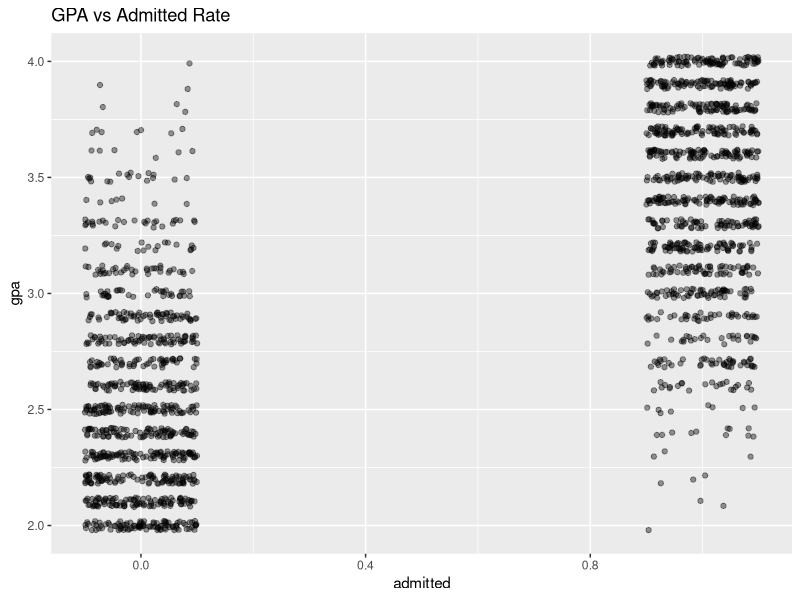

The R source for this figure:
#9.	Make use of logistic regression to model the probability of admission based on GPA, and what insights can be drawn from the model summary regarding the significance and strength of GPA as a predictor of admission likelihood?

library(ggplot2)

admission_data<-read.csv("admissions.csv")
head(admission_data)

model<-glm(admitted~gpa,data = admission_data, family = "binomial")
summary(model)

ggplot(admission_data,aes(y=gpa, x=admitted))+
  geom_jitter(width = 0.1, height = 0.02, alpha= 0.4)+
  labs(title = "GPA vs Admitted Rate")
